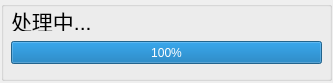
<?xml version="1.0" encoding="UTF-8"?>
<ui version="4.0">
 <class>TDialog</class>
 <widget class="QDialog" name="TDialog">
  <property name="geometry">
   <rect>
    <x>0</x>
    <y>0</y>
    <width>333</width>
    <height>83</height>
   </rect>
  </property>
  <property name="windowTitle">
   <string>Dialog</string>
  </property>
  <widget class="QGroupBox" name="groupBox">
   <property name="geometry">
    <rect>
     <x>1</x>
     <y>1</y>
     <width>331</width>
     <height>80</height>
    </rect>
   </property>
   <property name="title">
    <string/>
   </property>
   <widget class="QLabel" name="label">
    <property name="geometry">
     <rect>
      <x>10</x>
      <y>10</y>
      <width>91</width>
      <height>20</height>
     </rect>
    </property>
    <property name="font">
     <font>
      <pointsize>16</pointsize>
     </font>
    </property>
    <property name="text">
     <string>处理中...</string>
    </property>
   </widget>
   <widget class="QProgressBar" name="progressBar">
    <property name="geometry">
     <rect>
      <x>10</x>
      <y>40</y>
      <width>311</width>
      <height>23</height>
     </rect>
    </property>
    <property name="value">
     <number>100</number>
    </property>
   </widget>
  </widget>
 </widget>
 <resources/>
 <connections/>
</ui>
